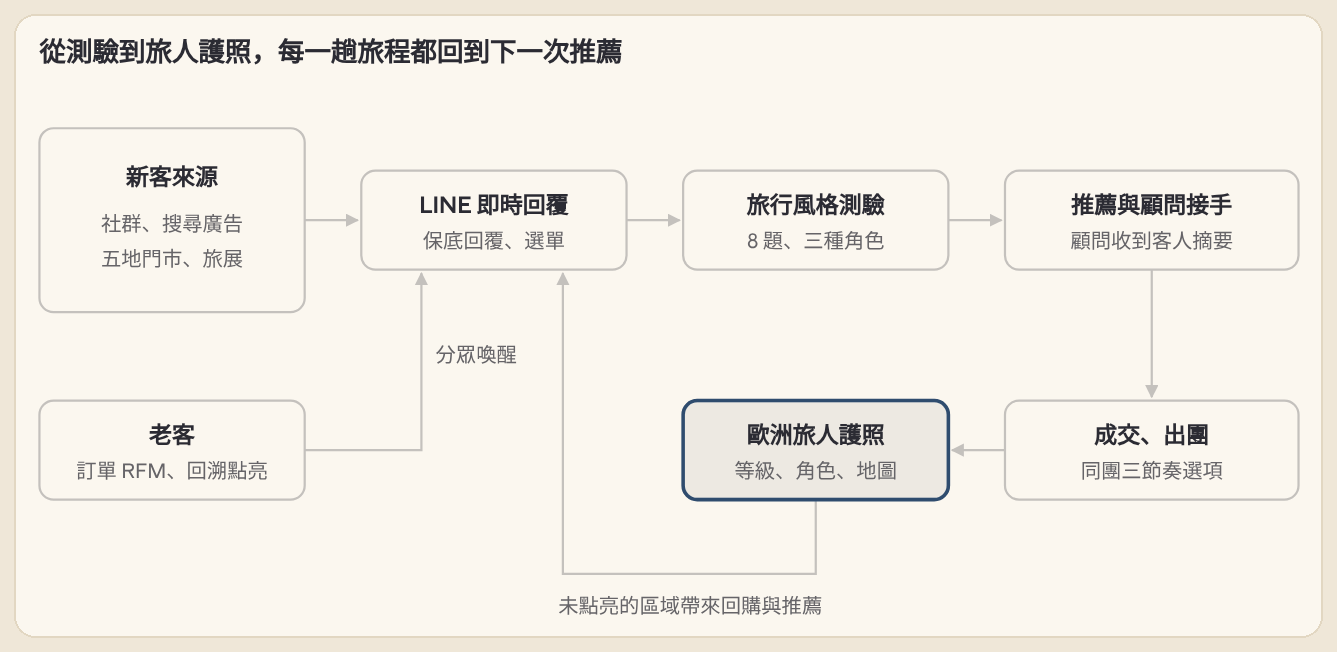
#> input picture proposal/recolor/arch.png, 1337 x 652 px
$ python recolor.py arch.png blueprint.png
#> lines starting #> are read from the running program, lines starting #| are printed output that depends on the picture; after the words box and inside, x2 and y2 are one past the last pixel; in counts of white or black regions, pixels touching at a corner belong together
import numpy as np, sys
from PIL import Image, ImageDraw
PAPER=np.array([0xFB,0xF7,0xEF],float); INK=np.array([0x2B,0x2B,0x33],float)
FAM={ # hue center (deg) -> target color
 'blue':(212,(0x2F,0x4C,0x6E)),'orange':(18,(0xC9,0x82,0x2E)),'red':(2,(0xA3,0x47,0x3C)),
 'green':(140,(0x4E,0x7A,0x3E)),'teal':(180,(0x3F,0x7A,0x8C)),'purple':(285,(0x8A,0x73,0x98)),
 'yellow':(45,(0xC9,0x9A,0x2E)),'pink':(330,(0xA8,0x5A,0x76))}
def recolor(src,dst,pad=8,frame=(0xEF,0xE7,0xD8),border=(0xE2,0xD7,0xC2)):
#> called with src = 'arch.png', dst = 'blueprint.png', pad = 8, frame = (239, 231, 216), border = (226, 215, 194)
    im0=Image.open(src).convert('RGB'); s0=im0.width/760
#> in recolor, im0 is the input picture: PIL image 1337x652 RGB; mean R, G, B 242.8, 238.7, 230.7
    arr=np.asarray(im0).astype(int); nz=np.where((255-arr).max(2)>10)
#> after `nz = np.where((255 - arr).max(2) > 10)`: nz = 871724 positions, rows 0 to 651, columns 0 to 1336
    y0,y1,x0,x1=nz[0].min(),nz[0].max(),nz[1].min(),nz[1].max(); m=int(14*s0)
#> after `y0, y1, x0, x1 = (nz[0].min(), nz[0].max(), nz[1].min(), nz[1].max())`: y0 = 0; y1 = 651; x0 = 0; x1 = 1336
    im0=im0.crop((max(x0-m,0),max(y0-m,0),min(x1+m,im0.width),min(y1+m,im0.height)))
    a=np.asarray(im0).astype(float)
    mx=a.max(2); mn=a.min(2); ch=mx-mn
    out=np.empty_like(a)
    # gray family: map by luminance
    L=a.mean(2); t=np.clip((255-L)/(255-11),0,1)[...,None]
    out[:]=PAPER*(1-t)+INK*t
    col=ch>22
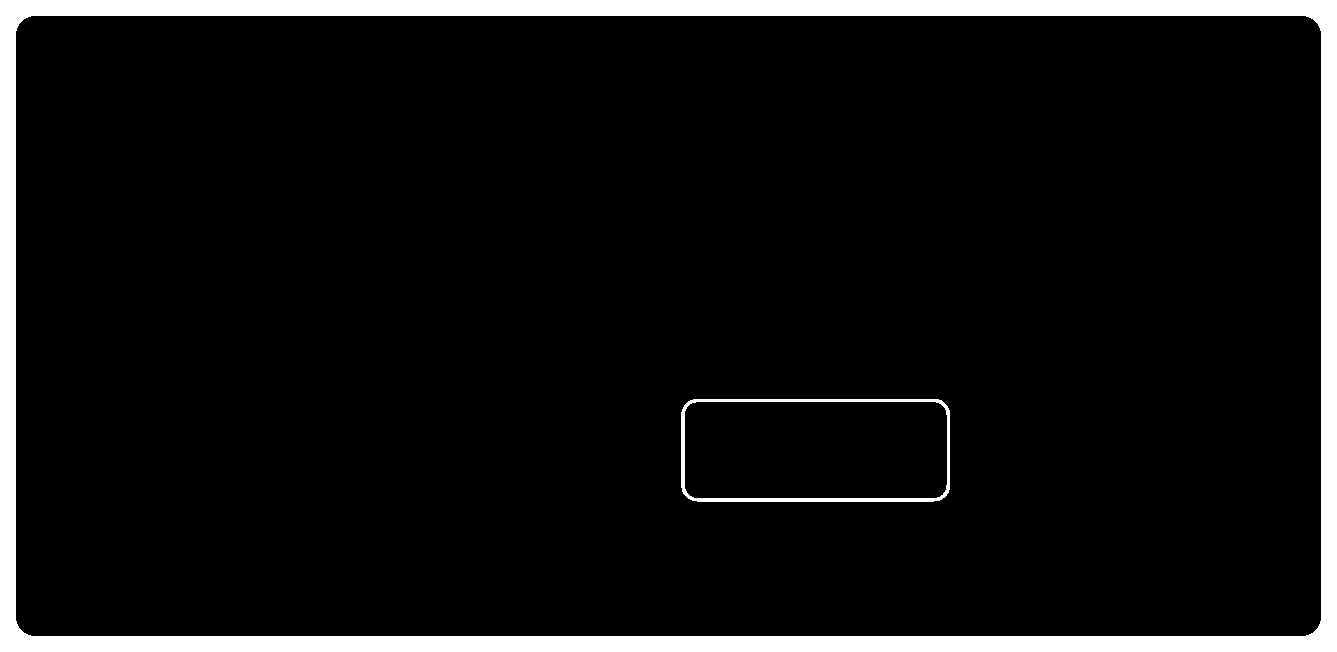
#> col: shape (652, 1337) bool; 7.5% white; 2 white regions, box (x1, y1, x2, y2) and area: (0, 0, 1337, 652) 62944, (681, 399, 950, 502) 2478
    # hue
    r,g,b=a[...,0],a[...,1],a[...,2]
    with np.errstate(invalid='ignore',divide='ignore'):
        h=np.where(mx==r,((g-b)/ch)%6,np.where(mx==g,(b-r)/ch+2,(r-g)/ch+4))*60
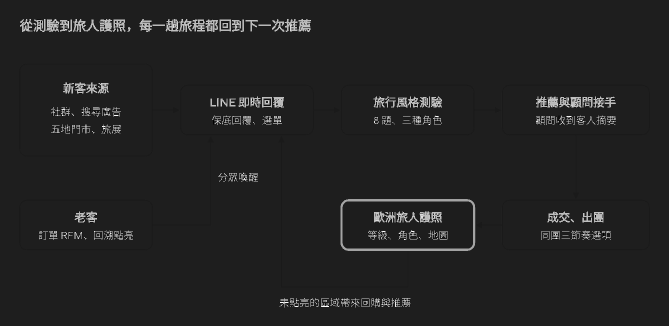
#> h: shape (652, 1337) float64 (shown at 1/2 size); min 0, max 330, mean 46; drawn with min black and max white
    h=np.nan_to_num(h)
    names=list(FAM); centers=np.array([FAM[n][0] for n in names])
    d=np.abs(((h[...,None]-centers)+180)%360-180); idx=d.argmin(-1)
#> after `idx = d.argmin(-1)`:
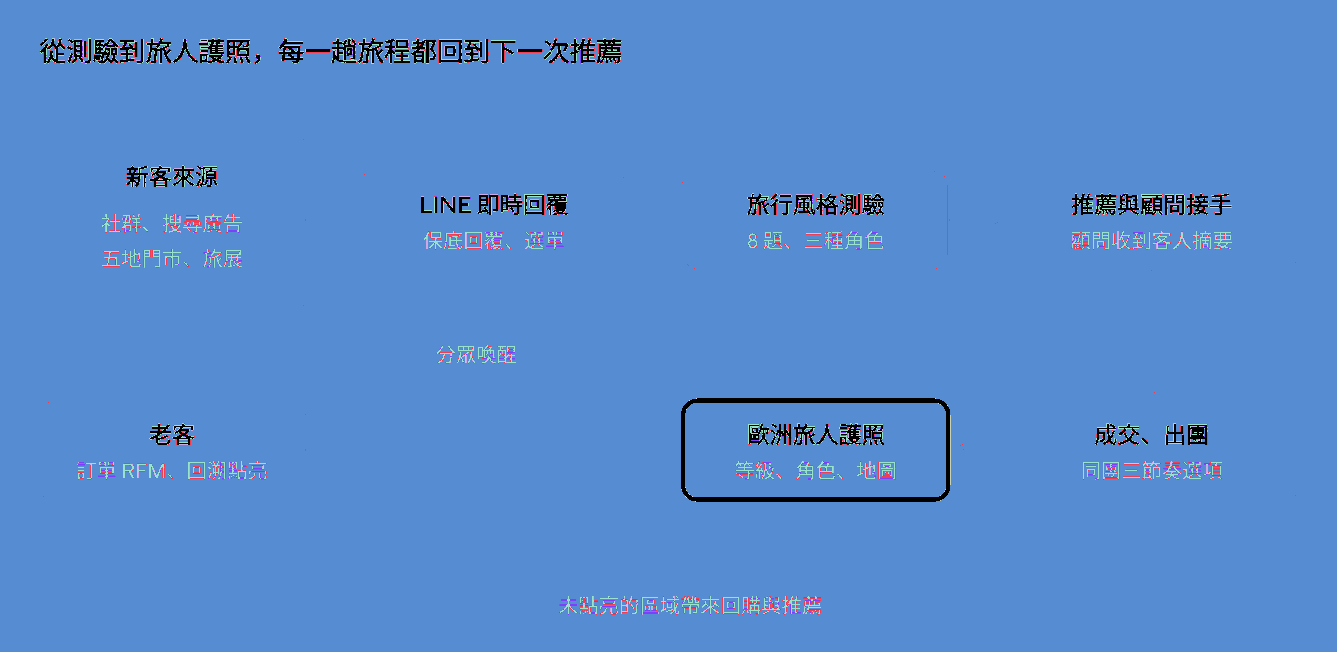
#> idx: shape (652, 1337) int64; 8 distinct labels, from 0 to 7; one colour per label, 0 black
    tgt=np.array([FAM[n][1] for n in names],float)[idx]
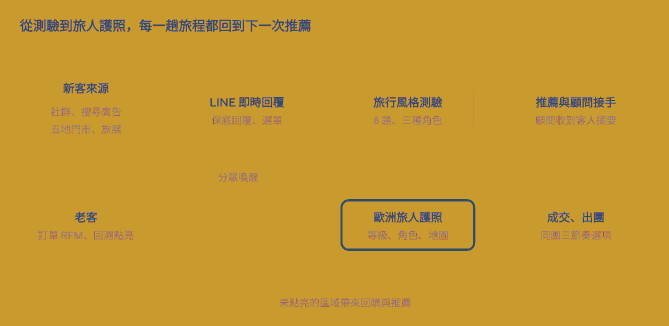
#> tgt: shape (652, 1337, 3) float64 (shown at 1/2 size); mean of channels 0, 1, 2 197.5, 151.8, 48.4; drawn as R, G, B
    # mix amount relative to white: use max channel distance from white normalised by pure colour's distance
    dist=(255-mn)  # how far from white the most-saturated channel is
    # estimate full-colour distance for this hue family: use max over image of dist per family as reference
    amt=np.zeros_like(L)
    for k,n in enumerate(names):
        m=col&(idx==k)
        if not m.any(): continue
        ref=np.percentile(dist[m],97) if m.sum()>50 else dist[m].max()
        amt[m]=np.clip(dist[m]/max(ref,1),0,1)
#> this loop made 8 passes
#> ref on passes 1, 7: 208, 61
    am=amt[...,None]
    colored=PAPER*(1-am)+tgt*am
    out=np.where(col[...,None],colored,out)
    im=Image.fromarray(np.clip(out,0,255).astype('uint8'))
    W,H=im.size; s=s0
    P=int(pad*s); R=int(12*s)
    canvas=Image.new('RGB',(W+2*P,H+2*P),frame)
    mask=Image.new('L',(W,H),0); ImageDraw.Draw(mask).rounded_rectangle([0,0,W-1,H-1],R,fill=255)
    canvas.paste(im,(P,P),mask)
    ImageDraw.Draw(canvas).rounded_rectangle([P,P,P+W-1,P+H-1],R,outline=border,width=max(2,int(1.5*s)))
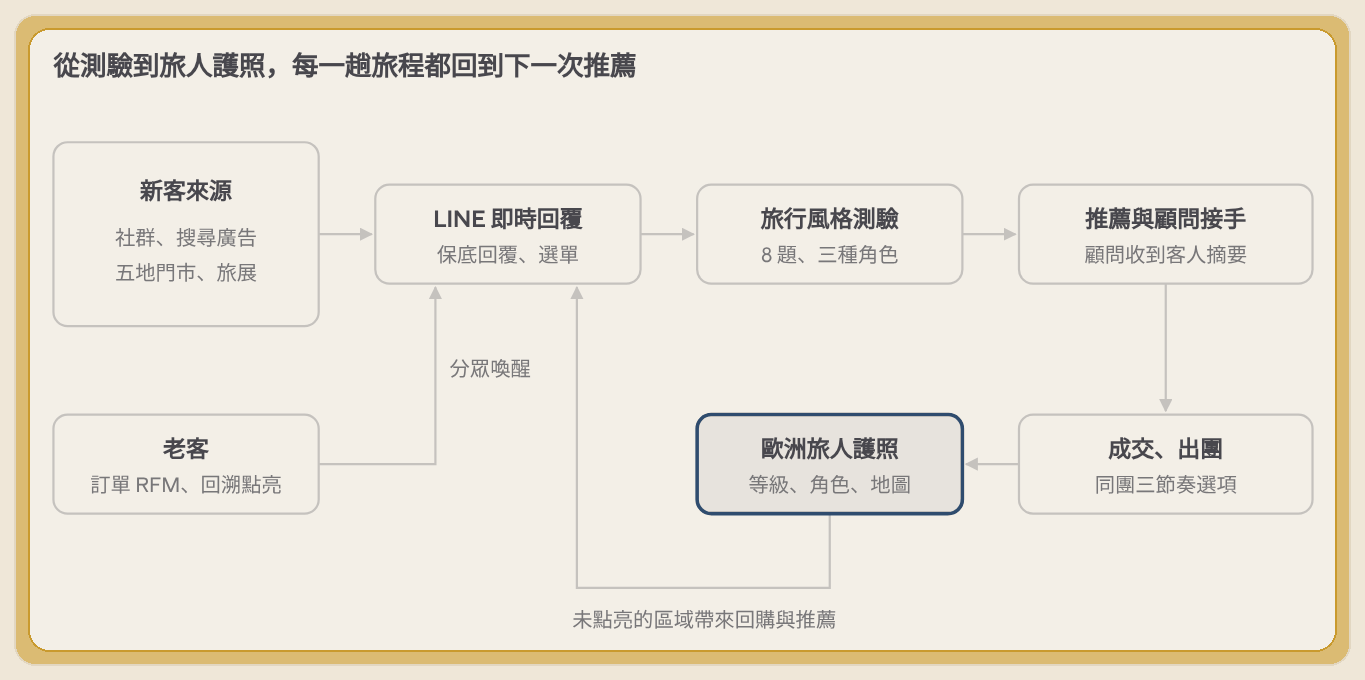
#> canvas: PIL image 1365x680 RGB; mean R, G, B 235.4, 229.5, 217.4
    canvas.save(dst)
if __name__=='__main__':
    recolor(sys.argv[1],sys.argv[2])

$ run again, on proposal/recolor/bmc.png
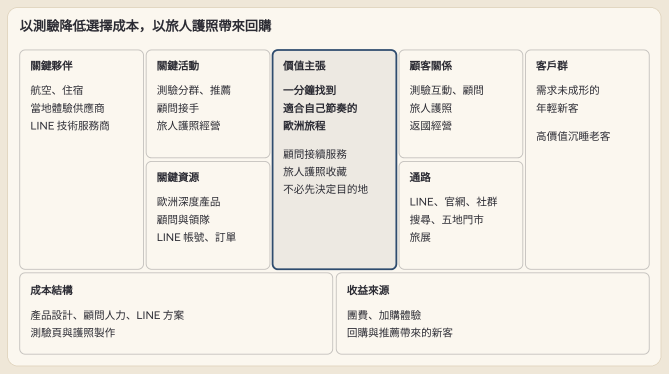
#> input picture proposal/recolor/bmc.png, 1337 x 747 px (shown at 1/2 size)
#> in recolor, im0 is the input picture: PIL image 1337x747 RGB; mean R, G, B 238.6, 234.7, 227.2
#> nz = 998739 positions, rows 0 to 746, columns 0 to 1336
#> y0 = 0; y1 = 746; x0 = 0; x1 = 1336
#> in recolor, `col=ch>22`:
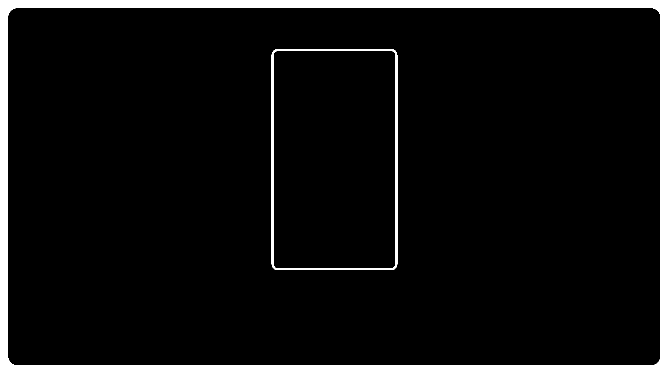
#> col: shape (747, 1337) bool (shown at 1/2 size); 7.1% white; 2 white regions, box (x1, y1, x2, y2) and area: (0, 0, 1337, 747) 65984, (543, 98, 795, 540) 5175
#> idx: shape (747, 1337) int64; 8 distinct labels, from 0 to 7
#> the loop in recolor, `for k,n in enumerate(names):` made 8 passes
#> ref on passes 1, 7: 208, 61
#> mask: PIL image 1337x747 L; 100% white; 4 black regions, box (x1, y1, x2, y2) and area: (0, 0, 17, 17) 102, (1320, 0, 1337, 17) 102, (0, 730, 17, 747) 102, (1320, 730, 1337, 747) 102
#> in recolor, `canvas.paste(im,(P,P),mask)`:
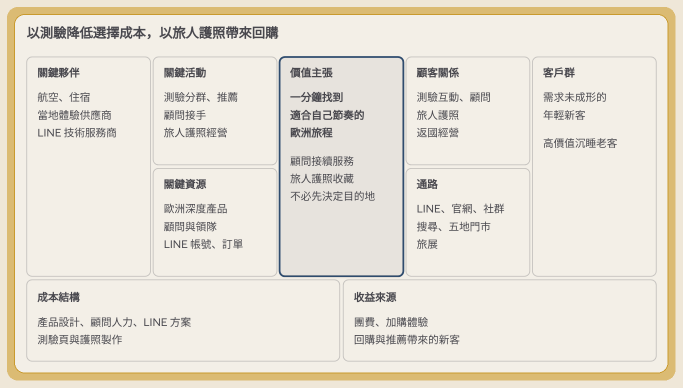
#> canvas: PIL image 1365x775 RGB (shown at 1/2 size); mean R, G, B 232.1, 226.3, 214.6

$ run again, on proposal/recolor/driver.png
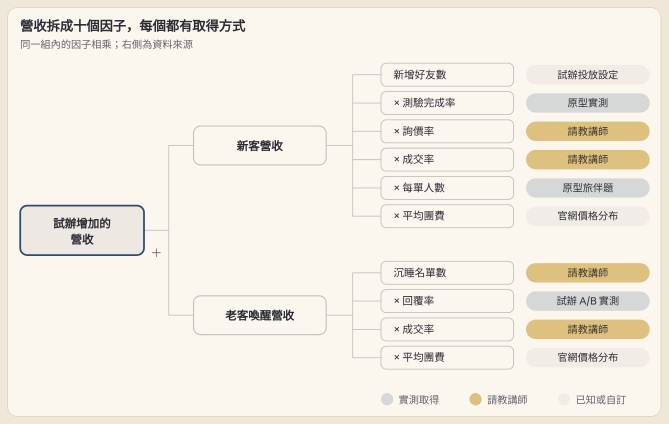
#> input picture proposal/recolor/driver.png, 1337 x 848 px (shown at 1/2 size)
#> in recolor, im0 is the input picture: PIL image 1337x848 RGB; mean R, G, B 242.2, 237.4, 227.8
#> nz = 1133776 positions, rows 0 to 847, columns 0 to 1336
#> y0 = 0; y1 = 847; x0 = 0; x1 = 1336
#> in recolor, `col=ch>22`:
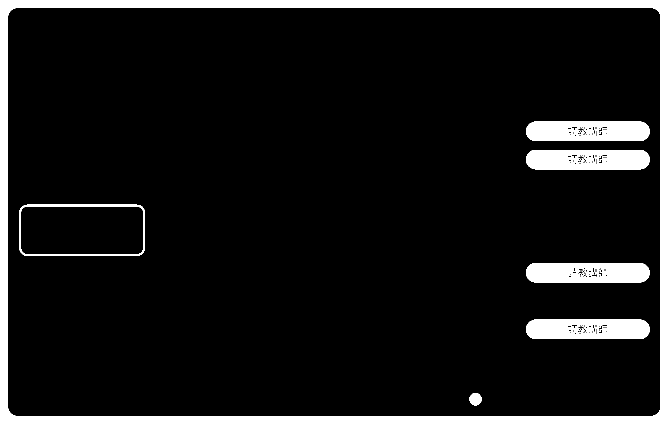
#> col: shape (848, 1337) bool (shown at 1/2 size); 9.4% white; 67 white regions (60 under 20 px), largest, box (x1, y1, x2, y2) and area: (0, 0, 1337, 848) 69216, (1052, 639, 1299, 678) 8564, (1052, 243, 1299, 282) 8563
#> idx: shape (848, 1337) int64; 8 distinct labels, from 0 to 7
#> the loop in recolor, `for k,n in enumerate(names):` made 8 passes
#> ref on passes 1, 7: 208, 128
#> mask: PIL image 1337x848 L; 100% white; 4 black regions, box (x1, y1, x2, y2) and area: (0, 0, 17, 17) 102, (1320, 0, 1337, 17) 102, (0, 831, 17, 848) 102, (1320, 831, 1337, 848) 102
#> in recolor, `canvas.paste(im,(P,P),mask)`:
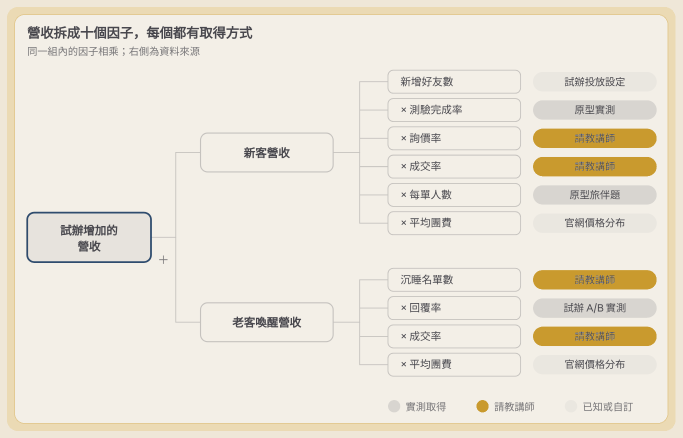
#> canvas: PIL image 1365x876 RGB (shown at 1/2 size); mean R, G, B 235.5, 229.4, 216.9
